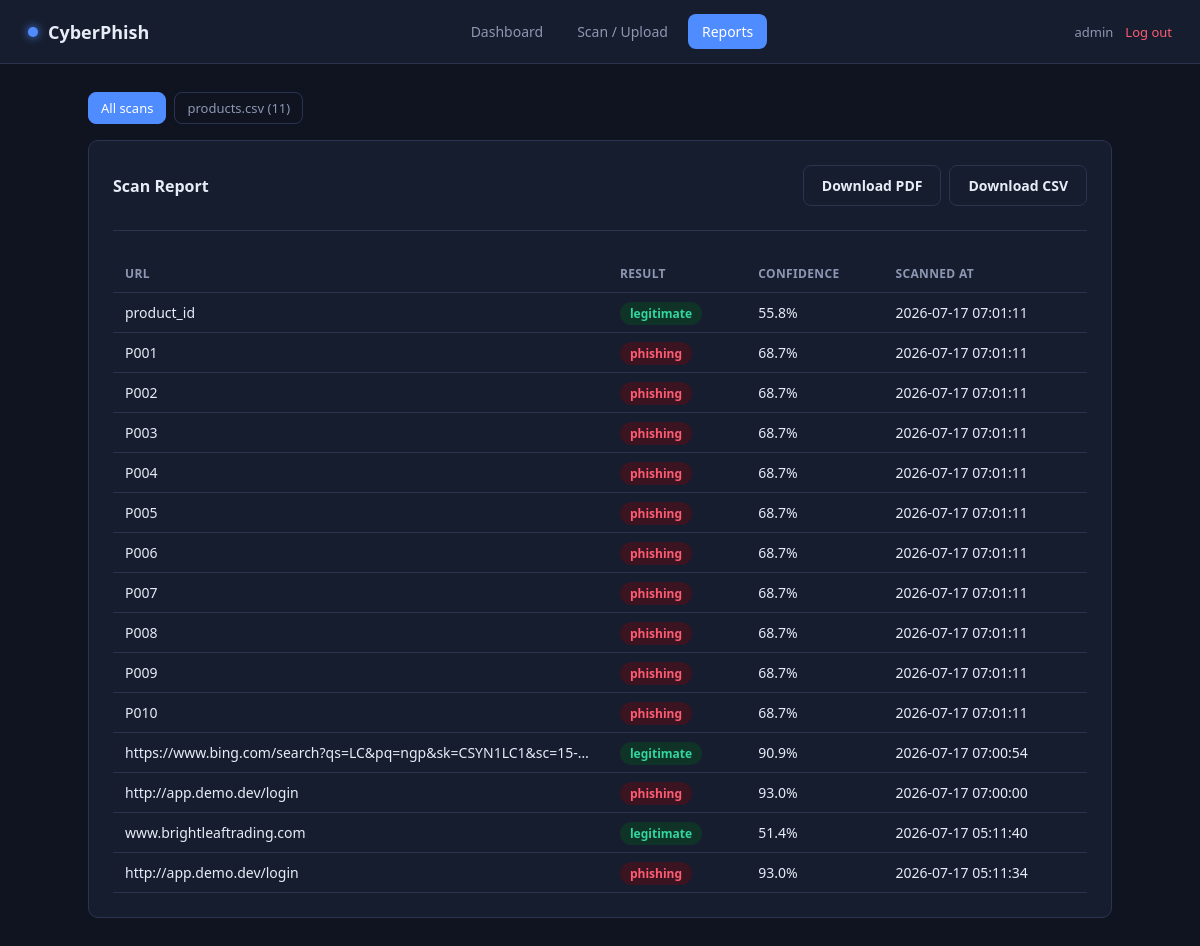
Page /report (signed in) on the committed database.
### tables this page shows
CREATE TABLE uploads (
    id            INTEGER PRIMARY KEY AUTOINCREMENT,
    user_id       INTEGER NOT NULL,
    batch_id      TEXT NOT NULL UNIQUE,
    filename      TEXT NOT NULL,
    row_count     INTEGER NOT NULL DEFAULT 0,
    phishing_count INTEGER NOT NULL DEFAULT 0,
    uploaded_at   TIMESTAMP NOT NULL DEFAULT CURRENT_TIMESTAMP,
    FOREIGN KEY (user_id) REFERENCES users (id)
);

CREATE TABLE scan_history (
    id            INTEGER PRIMARY KEY AUTOINCREMENT,
    user_id       INTEGER NOT NULL,
    url           TEXT NOT NULL,
    prediction    TEXT NOT NULL,        -- 'phishing' | 'legitimate'
    confidence    REAL NOT NULL,        -- model probability, 0.0 - 1.0
    source        TEXT NOT NULL DEFAULT 'manual',  -- 'manual' | 'upload'
    batch_id      TEXT,                 -- groups rows from the same CSV upload
    scanned_at    TIMESTAMP NOT NULL DEFAULT CURRENT_TIMESTAMP,
    FOREIGN KEY (user_id) REFERENCES users (id)
);

### app.py (the view)
@app.route("/report")
@login_required
def report():
    db = get_db()
    user_id = session["user_id"]
    batch_id = request.args.get("batch_id")
    if batch_id:
        rows = db.execute(
            """SELECT url, prediction, confidence, scanned_at
               FROM scan_history WHERE user_id = ? AND batch_id = ?
               ORDER BY scanned_at DESC""",
            (user_id, batch_id),
        ).fetchall()
    else:
        rows = db.execute(
            """SELECT url, prediction, confidence, scanned_at
               FROM scan_history WHERE user_id = ?
               ORDER BY scanned_at DESC LIMIT 200""",
            (user_id,),
        ).fetchall()
    batches = db.execute(
        """SELECT batch_id, filename, row_count, phishing_count, uploaded_at
           FROM uploads WHERE user_id = ? ORDER BY uploaded_at DESC""",
        (user_id,),
    ).fetchall()
    return render_template("report.html", rows=rows, batches=batches, active_batch=batch_id)

### app.py (called while the page is built)
def get_db():
    if "db" not in g:
        g.db = sqlite3.connect(DB_PATH)
        g.db.row_factory = sqlite3.Row
    return g.db

def login_required(view):
    from functools import wraps
    @wraps(view)
    def wrapped(*args, **kwargs):
        if not session.get("user_id"):
            flash("Please log in to continue.", "warning")
            return redirect(url_for("login"))
        return view(*args, **kwargs)
    return wrapped

### templates/report.html (shortened to what this page needs)
<!DOCTYPE html>
<html lang="en">
<head>
  <link rel="stylesheet" href="{{ url_for('static', filename='css/style.css') }}">
</head>
<body>
  <nav class="navbar">
    <div class="brand"><span class="dot"></span> CyberPhish</div>
    <div class="nav-links">
      <a href="{{ url_for('dashboard') }}">Dashboard</a>
      <a href="{{ url_for('upload') }}">Scan / Upload</a>
      <a href="{{ url_for('report') }}" class="active">Reports</a>
    </div>
    <div class="nav-user">
      {{ session.get('username', '') }}
      <a href="{{ url_for('logout') }}" class="logout-btn">Log out</a>
    </div>
  </nav>
  <div class="container">
    {% if batches %}
    <div class="tabs">
      <a href="{{ url_for('report') }}" class="{{ 'active' if not active_batch else '' }}">All scans</a>
      {% for b in batches %}
        <a href="{{ url_for('report', batch_id=b['batch_id']) }}"
           class="{{ 'active' if active_batch == b['batch_id'] else '' }}">
          {{ b['filename'] }} ({{ b['row_count'] }})
        </a>
      {% endfor %}
    </div>
    {% endif %}
    <div class="panel">
      <div style="display:flex; justify-content:space-between; align-items:center;">
        <h2 style="margin:0;">Scan Report</h2>
        <div style="display:flex; gap:8px;">
          <a class="btn btn-outline"
             href="{{ url_for('download_report_pdf', batch_id=active_batch) if active_batch else url_for('download_report_pdf') }}">
            Download PDF
          </a>
          <a class="btn btn-outline"
             href="{{ url_for('download_report_csv', batch_id=active_batch) if active_batch else url_for('download_report_csv') }}">
            Download CSV
          </a>
        </div>
      </div>
      <hr class="divider">
      {% if rows %}
        <table>
          <thead>
            <tr><th>URL</th><th>Result</th><th>Confidence</th><th>Scanned At</th></tr>
          </thead>
          <tbody>
            {% for row in rows %}
              <tr>
                <td class="url-cell" title="{{ row['url'] }}">{{ row['url'] }}</td>
                <td><span class="badge badge-{{ row['prediction'] }}">{{ row['prediction'] }}</span></td>
                <td>{{ "%.1f"|format(row['confidence'] * 100) }}%</td>
                <td>{{ row['scanned_at'] }}</td>
              </tr>
            {% endfor %}
          </tbody>
        </table>
      {% else %}
        <div class="empty-state">
          No results to show yet. <a href="{{ url_for('upload') }}">Run a scan &rarr;</a>
        </div>
      {% endif %}
    </div>
  </div>
</body>
</html>

### static/css/style.css (style rules this page uses)
:root { --bg: #0f1420; --bg-panel: #161d2e; --bg-panel-2: #1c2438; --border: #2a3450; --text: #e7ecf7; --text-muted: #8d97b3; --accent: #4f8cff; --accent-dark: #3468d6; --danger: #ff5c72; --danger-bg: #3a1420; --success: #33d69f; --success-bg: #103328; --warning: #ffb84f; --warning-bg: #3a2a10; --info: #4fd0ff; --info-bg: #103340; --radius: 10px; }
* { box-sizing: border-box; }
body { margin: 0; font-family: "Segoe UI", Roboto, Helvetica, Arial, sans-serif; background: var(--bg); color: var(--text); min-height: 100vh; }
a { color: var(--accent); text-decoration: none; }
.navbar { display: flex; align-items: center; justify-content: space-between; padding: 14px 28px; background: var(--bg-panel); border-bottom: 1px solid var(--border); }
.navbar .brand { display: flex; align-items: center; gap: 10px; font-weight: 700; font-size: 18px; }
.navbar .brand .dot { width: 10px; height: 10px; border-radius: 50%; background: var(--accent); box-shadow: 0 0 10px var(--accent); }
.nav-links { display: flex; gap: 6px; align-items: center; }
.nav-links a { color: var(--text-muted); padding: 8px 14px; border-radius: 8px; font-size: 14px; }
.nav-links a.active { background: var(--accent); color: white; }
.nav-user { display: flex; align-items: center; gap: 12px; font-size: 13px; color: var(--text-muted); }
.logout-btn { color: var(--danger); font-size: 13px; }
.container { max-width: 1080px; margin: 0 auto; padding: 28px; }
.btn { display: inline-block; padding: 10px 18px; border-radius: 8px; border: none; background: var(--accent); color: white; font-size: 14px; font-weight: 600; cursor: pointer; transition: background 0.15s ease; }
.btn-outline { background: transparent; border: 1px solid var(--border); color: var(--text); }
.panel { background: var(--bg-panel); border: 1px solid var(--border); border-radius: var(--radius); padding: 24px; margin-bottom: 24px; }
.panel h2 { margin-top: 0; font-size: 16px; }
table { width: 100%; border-collapse: collapse; font-size: 14px; }
th, td { padding: 10px 12px; text-align: left; border-bottom: 1px solid var(--border); }
th { color: var(--text-muted); font-weight: 600; font-size: 12px; text-transform: uppercase; letter-spacing: 0.03em; }
.badge { padding: 3px 10px; border-radius: 20px; font-size: 12px; font-weight: 600; }
.badge-phishing { background: var(--danger-bg); color: var(--danger); }
.badge-legitimate { background: var(--success-bg); color: var(--success); }
.url-cell { max-width: 380px; overflow: hidden; text-overflow: ellipsis; white-space: nowrap; }
.divider { border: none; border-top: 1px solid var(--border); margin: 24px 0; }
.tabs { display: flex; gap: 8px; margin-bottom: 16px; flex-wrap: wrap; }
.tabs a { padding: 6px 12px; border-radius: 8px; font-size: 13px; border: 1px solid var(--border); color: var(--text-muted); }
.tabs a.active { background: var(--accent); color: white; border-color: var(--accent); }

### rows in the picture
uploads: filename "products.csv", row_count "11"
scan_history: url "product_id", prediction "legitimate", row['confidence']*100 "55.8", scanned_at "2026-07-17 07:01:11"
scan_history: url "P001", prediction "phishing", row['confidence']*100 "68.7", scanned_at "2026-07-17 07:01:11"
scan_history: url "P002", prediction "phishing", row['confidence']*100 "68.7", scanned_at "2026-07-17 07:01:11"
scan_history: url "P003", prediction "phishing", row['confidence']*100 "68.7", scanned_at "2026-07-17 07:01:11"
scan_history: url "P004", prediction "phishing", row['confidence']*100 "68.7", scanned_at "2026-07-17 07:01:11"
scan_history: url "P005", prediction "phishing", row['confidence']*100 "68.7", scanned_at "2026-07-17 07:01:11"
scan_history: url "P006", prediction "phishing", row['confidence']*100 "68.7", scanned_at "2026-07-17 07:01:11"
scan_history: url "P007", prediction "phishing", row['confidence']*100 "68.7", scanned_at "2026-07-17 07:01:11"
scan_history: url "P008", prediction "phishing", row['confidence']*100 "68.7", scanned_at "2026-07-17 07:01:11"
scan_history: url "P009", prediction "phishing", row['confidence']*100 "68.7", scanned_at "2026-07-17 07:01:11"
scan_history: url "P010", prediction "phishing", row['confidence']*100 "68.7", scanned_at "2026-07-17 07:01:11"
scan_history: url "https://www.bing.com/search?qs=LC&pq=ngp&sk=CSYN1LC1&sc=15-…", prediction "legitimate", row['confidence']*100 "90.9", scanned_at "2026-07-17 07:00:54"
scan_history: url "http://app.demo.dev/login", prediction "phishing", row['confidence']*100 "93.0", scanned_at "2026-07-17 07:00:00"
scan_history: url "www.brightleaftrading.com", prediction "legitimate", row['confidence']*100 "51.4", scanned_at "2026-07-17 05:11:40"
scan_history: url "http://app.demo.dev/login", prediction "phishing", row['confidence']*100 "93.0", scanned_at "2026-07-17 05:11:34"

### other values in the picture
{{ session.get('username', '') }} "admin"
